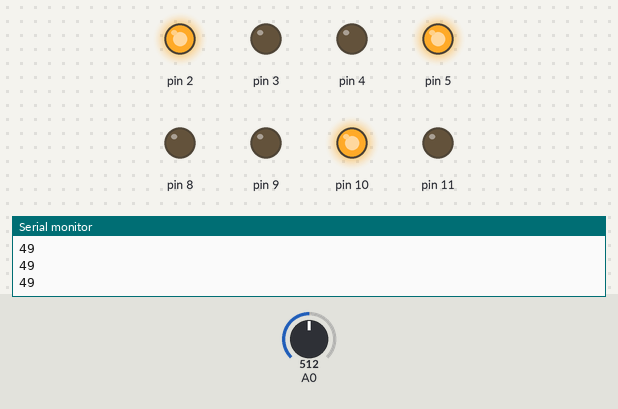
Recording of a sketch running on a simulated Arduino Uno, built with avr-gcc and run on an emulated ATmega328P. On the bench: output pins drawn as LEDs (lit = HIGH), the last lines printed to the serial monitor. The test bench sets the inputs (shaded band); at power-on: A0 = 512.

Above: at 1.2 s.
1.3 s: A0 set to 517
At 2.5 s:
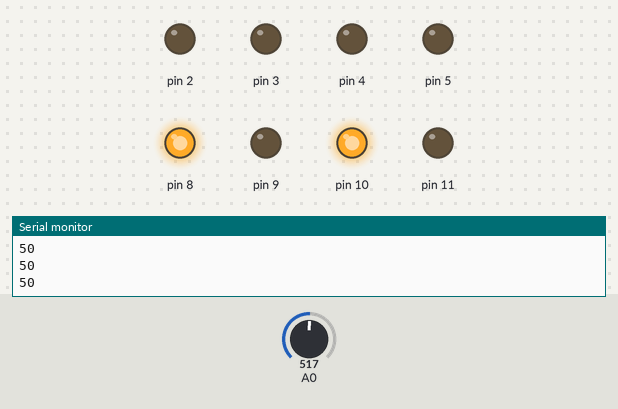
2.8 s: A0 set to 716
At 3.7 s:
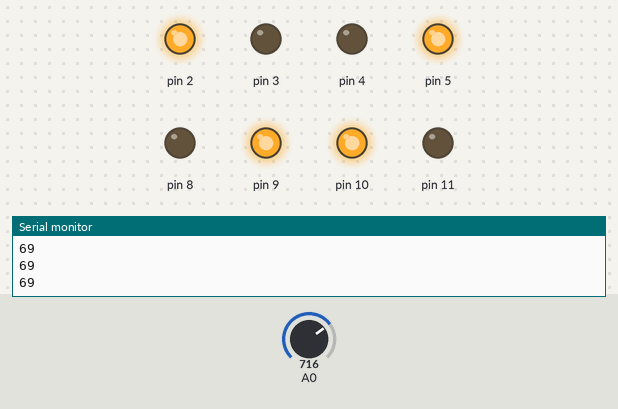
4.3 s: A0 set to 724
At 4.9 s:
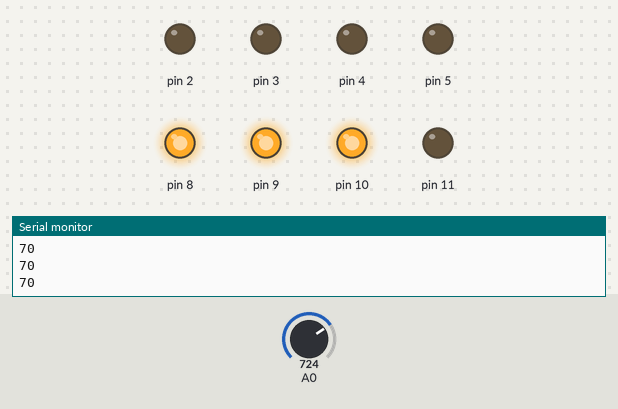
5.8 s: A0 set to 900
At 6.1 s:
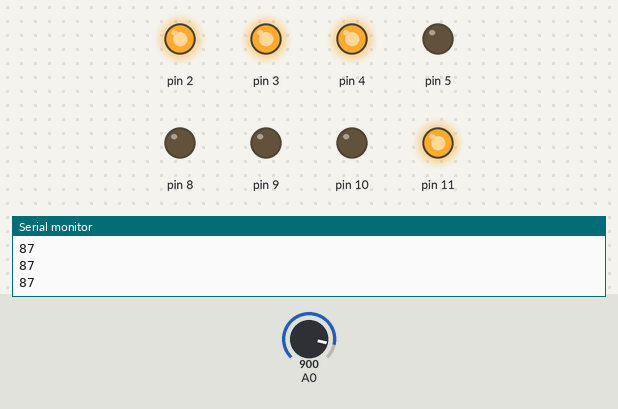
7.3 s: A0 set to 910
At 8.4 s:
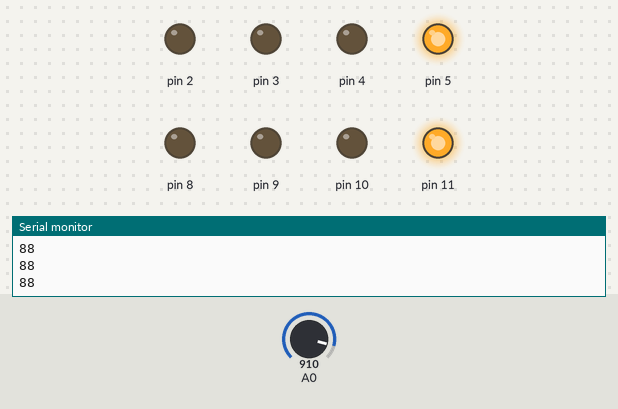
8.8 s: A0 set to 511
At 9.5 s:
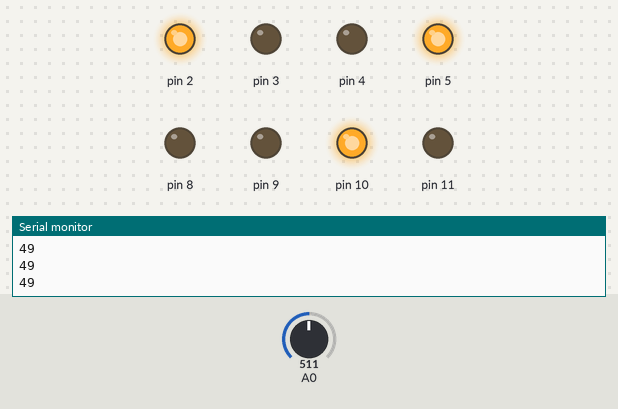
Timing chart, 0 to 11.3 s (numbered marks = the images above; inputs shaded):
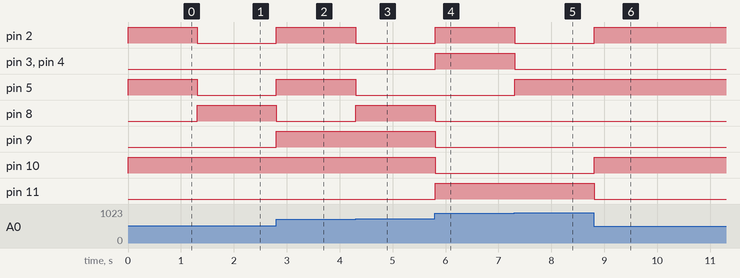

Measured:
- the behaviour switches between 516 and 517 on A0 (found by bisection; images 0 and 1)
- the behaviour switches between 723 and 724 on A0 (found by bisection; images 2 and 3)
- the behaviour switches between 909 and 910 on A0 (found by bisection; images 4 and 5)
- after the input at 1.3 s, pin 2, pin 5: HIGH → LOW at once; pin 8: LOW → HIGH at once
- after the input at 2.8 s, pin 2, pin 5, pin 9: LOW → HIGH at once; pin 8: HIGH → LOW at once
- after the input at 4.3 s, pin 2, pin 5: HIGH → LOW at once; pin 8: LOW → HIGH at once
- after the input at 5.8 s, pin 2–4, pin 11: LOW → HIGH at once; pin 8–10: HIGH → LOW at once
- after the input at 7.3 s, pin 2–4: HIGH → LOW at once; pin 5: LOW → HIGH at once
- after the input at 8.8 s, pin 2, pin 10: LOW → HIGH at once; pin 11: HIGH → LOW at once

The sketch:

r3_software_task_1.ino
```cpp
// C++ code
//
void setup()
{
  pinMode(A0, INPUT);
  pinMode(2, OUTPUT);
  pinMode(3, OUTPUT);
  pinMode(4, OUTPUT);
  pinMode(5, OUTPUT);
  pinMode(8, OUTPUT);
  pinMode(9, OUTPUT);
  pinMode(10, OUTPUT);
  pinMode(11, OUTPUT);
  Serial.begin(9600);
}

void convert(int x, int A, int B, int C, int D){
  switch (x){
    case 0:
      digitalWrite(A, LOW);
      digitalWrite(B, LOW);
      digitalWrite(C, LOW);
      digitalWrite(D, LOW);
      break;
    case 1:
      digitalWrite(A, HIGH);
      digitalWrite(B, LOW);
      digitalWrite(C, LOW);
      digitalWrite(D, LOW);
      break;
    case 2:
      digitalWrite(A, LOW);
      digitalWrite(B, HIGH);
      digitalWrite(C, LOW);
      digitalWrite(D, LOW);
      break;
    case 3:
      digitalWrite(A, HIGH);
      digitalWrite(B, HIGH);
      digitalWrite(C, LOW);
      digitalWrite(D, LOW);
      break;
    case 4:
      digitalWrite(A, LOW);
      digitalWrite(B, LOW);
      digitalWrite(C, HIGH);
      digitalWrite(D, LOW);
      break;
    case 5:
      digitalWrite(A, HIGH);
      digitalWrite(B, LOW);
      digitalWrite(C, HIGH);
      digitalWrite(D, LOW);
      break;
    case 6:
      digitalWrite(A, LOW);
      digitalWrite(B, HIGH);
      digitalWrite(C, HIGH);
      digitalWrite(D, LOW);
      break;
    case 7:
      digitalWrite(A, HIGH);
      digitalWrite(B, HIGH);
      digitalWrite(C, HIGH);
      digitalWrite(D, LOW);
      break;
    case 8:
      digitalWrite(A, LOW);
      digitalWrite(B, LOW);
      digitalWrite(C, LOW);
      digitalWrite(D, HIGH);
      break;
    case 9:
      digitalWrite(A, HIGH);
      digitalWrite(B, LOW);
      digitalWrite(C, LOW);
      digitalWrite(D, HIGH);
      break;
    default:
      break;
  }
}

void loop()
{
  int pot = analogRead(A0);
  pot = map(pot, 0, 1023, 0, 99);
  int ones = pot % 10;
  int tens = pot / 10;
  convert(ones, 2, 3, 4, 5);
  convert(tens, 8, 9, 10, 11);
  Serial.println(pot);
  delay(10);
}
```
